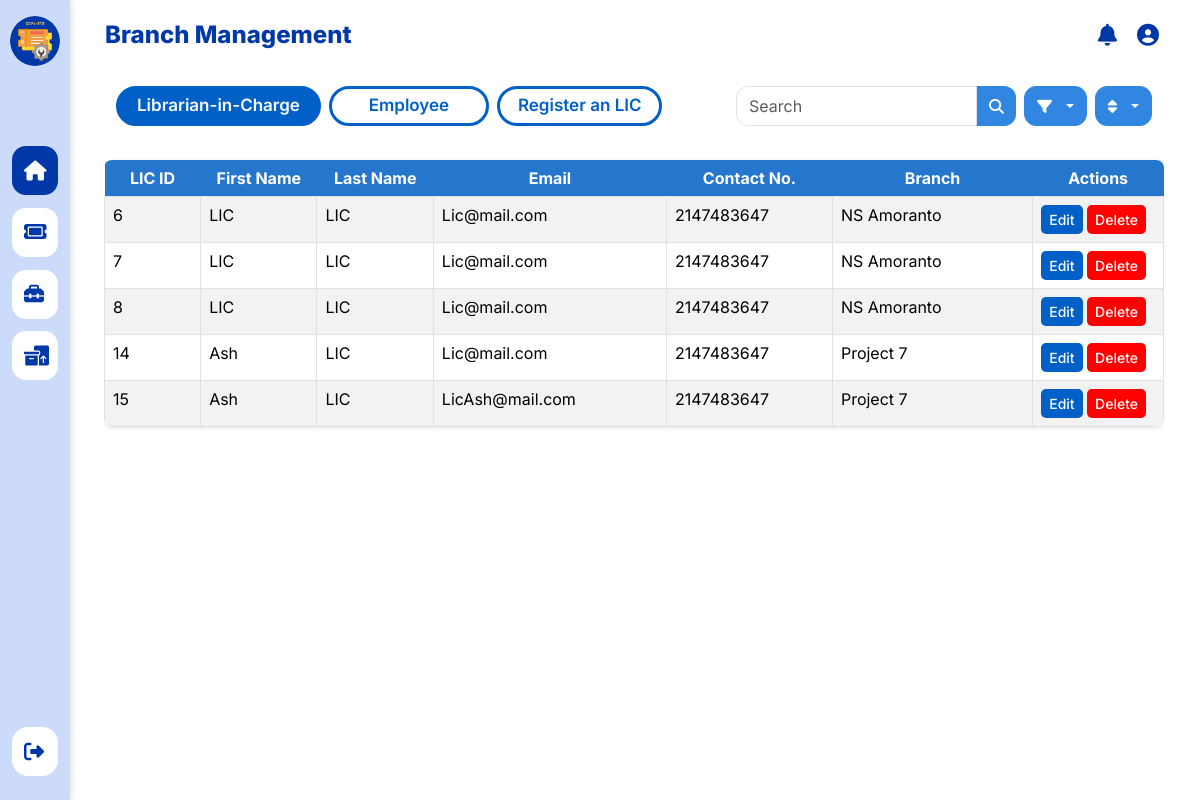
Page /admin/adminBranchMgmt.php on the earlier database version.
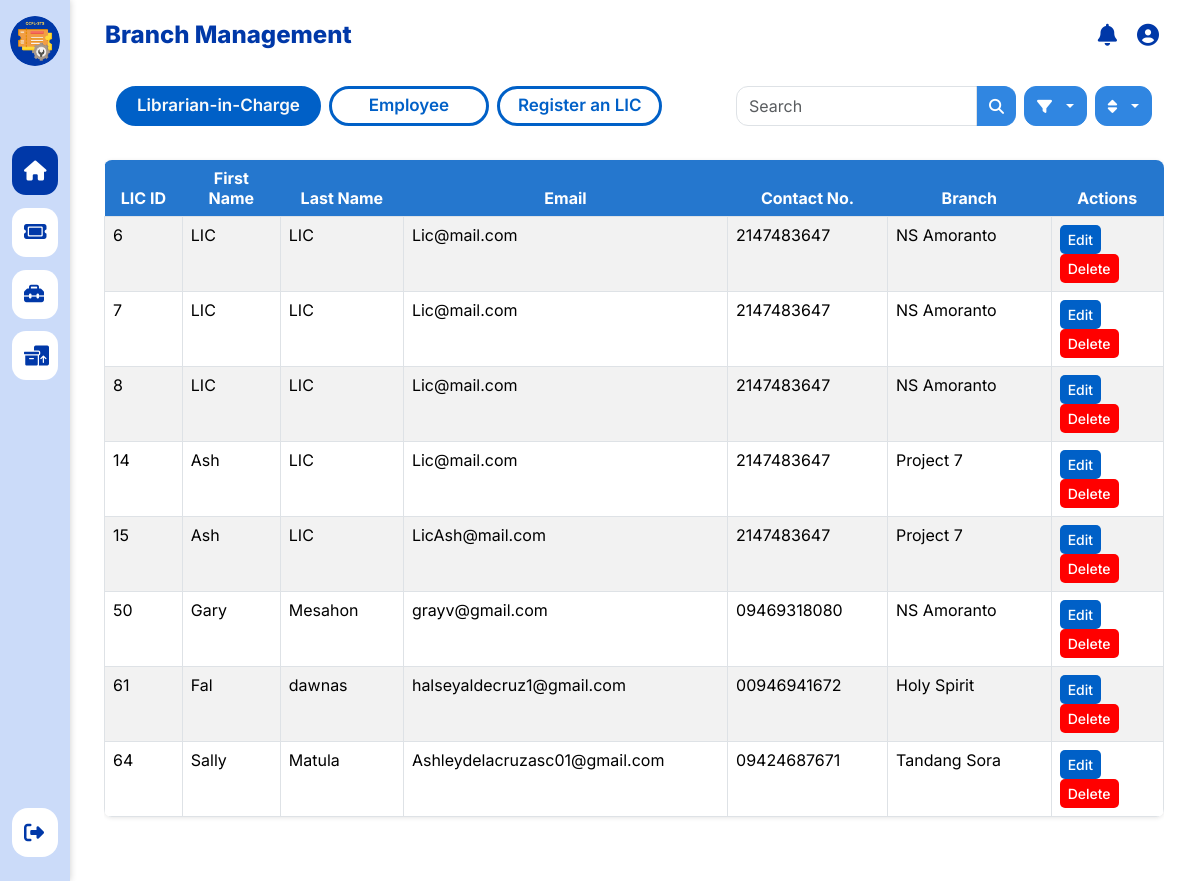
Same page on the later database version.
### tables this page shows
CREATE TABLE `t_users` (
  `UserId` int(11) NOT NULL,
  `FirstName` varchar(30) NOT NULL,
  `LastName` varchar(45) NOT NULL,
  `Email` varchar(70) NOT NULL,
  `Contactno` varchar(11) DEFAULT NULL,
  `DistrictId` int(11) NOT NULL,
  `BranchId` int(11) NOT NULL,
  `Password` varchar(255) DEFAULT NULL,
  `RoleId` int(11) NOT NULL
);

CREATE TABLE `t_branch` (
  `BranchId` int(11) NOT NULL,
  `BranchName` varchar(50) NOT NULL,
  `DistrictId` int(11) NOT NULL,
  `Location` varchar(200) DEFAULT NULL
);

### admin/adminBranchMgmt.php (the view, shortened to what this page needs)
<?php
include '../Includes/config.php';
$sql = "SELECT * FROM t_users
        JOIN t_roles ON t_users.RoleId = t_roles.RoleId
        JOIN t_branch ON t_users.BranchId = t_branch.BranchId
        WHERE t_users.RoleId = 2";
$stmt = $conn->prepare($sql);
$stmt->execute();
$users = $stmt->fetchAll(PDO::FETCH_ASSOC);
?>
<!DOCTYPE html>
<html lang="en">
<head>
    <link rel ="stylesheet" href="../asset/css/sidebar.css">
    <link rel ="stylesheet" href="../asset/css/admin-branch-mgmt.css">
    <link rel ="stylesheet" href="../asset/css/pagination.css">
    <link href="https://cdn.jsdelivr.net/npm/bootstrap@5.3.3/dist/css/bootstrap.min.css" rel="stylesheet">
    <link rel="stylesheet" href="https://cdnjs.cloudflare.com/ajax/libs/font-awesome/6.5.1/css/all.min.css">
</head>
<body>
<div class="layout-container d-flex">
        <?php include '../admin/inc/sidebar.php'; ?>
        <div class="main-wrapper w-100" style="margin-left: 80px; margin-top: 30px;">
            <main class="px-4 py-5">
            <div class="col-12">
            <div class="container-fluid branchmgmt-nav">
                <div class="d-flex flex-wrap align-items-center justify-content-between gap-2 mt-2">
                    <div class="d-flex flex-wrap gap-2">
                        <div class="div-mods active" onclick="window.location.href='adminBranchMgmt.php'">
                            <span class="mods">Librarian-in-Charge</span>
                        </div>
                        <div class="div-mods inactive" onclick="window.location.href='adminEmployeeList.php'">
                            <span class="mods">Employee</span>
                        </div>
                        <div class="div-mods inactive" data-bs-toggle="modal" data-bs-target="#registerLICModal">
                        <span class="mods">Register an LIC</span>
                        </div>
                    </div>
                    <div class="d-flex flex-wrap flex-lg-nowrap align-items-center gap-2">
                        <div class="input-group" style="max-width: 280px;">
                        <input type="text" id="searchInput" class="form-control" placeholder="Search" aria-label="Search" aria-describedby="search-icon">
                            <span class="input-group-text control-btn"><i class="fa fa-search"></i></span>
                        </div>
                        <div class="dropdown">
                            <button class="btn btn-outline-secondary dropdown-toggle control-btn" type="button" data-bs-toggle="dropdown">
                            <i class="fa fa-filter me-1"></i>
                            </button>
                        </div>
                        <div class="dropdown">
                            <button class="btn btn-outline-secondary dropdown-toggle control-btn" type="button" data-bs-toggle="dropdown">
                                <i class="fa fa-sort me-1"></i>
                            </button>
                        </div>
                    </div>
                </div>
            </div>
            <div class="row no-gutters mt-4">
                <div class="col-12">
                    <div class="table-responsive">
                        <table id="licTable" class="table table-striped table-hover" id="tblLIC">
                            <thead class="thead-dark">
                                <tr>
                                    <th style="width:2%">LIC ID</th>
                                    <th style="width:2%">First Name</th>
                                    <th style="width:2%">Last Name</th>
                                    <th style="width:3%">Email</th>
                                    <th style="width:2%">Contact No.</th>
                                    <th style="width:4%">Branch</th>
                                    <th style="width:2%">Actions</th>
                                </tr>
                            </thead>
                            <tbody>
                                <?php foreach ($users as $user) : ?>
                                    <tr>
                                        <td><?php echo $user['UserId']; ?></td>
                                        <td><?php echo $user['FirstName']; ?></td>
                                        <td><?php echo $user['LastName']; ?></td>
                                        <td><?php echo $user['Email']; ?></td>
                                        <td><?php echo $user['Contactno']; ?></td>
                                        <td><?php echo $user['BranchName']; ?></td>
                                        <td>
                                        <button class="btn btn-edit btn-sm" onclick="openEditModal2(<?php echo $user['UserId']; ?>)">Edit</button>
                                        <button class="btn btn-danger btn-sm" onclick="openDeleteModal(<?php echo $user['UserId']; ?>)">Delete</button>
                                        </td>
                                    </tr>
                                <?php endforeach; ?>
                            </tbody>
                        </table>
                    </div>
                </div>
            </div>
        </div>
        </main>
    </div>
    <?php include '../modals/adminRegisterLIC.php'; ?>
    <?php include '../modals/adminDeleteLIC.php'; ?>
</body>
</html>

### admin/inc/sidebar.php (shortened to what this page needs)
<?php
$roleId = $_SESSION['RoleId'];
?>
<div class="layout-container d-flex">
    <div class="header d-flex justify-content-between align-items-center">
        <h3 class="mt-0" id="page-title"></h3>
        <div class="header-right d-flex align-items-center">
            <div class="notification-icon">
                <i class="fa-solid fa-bell"></i>
            </div>
            <div class="profile-icon">
                <i class="fa-solid fa-user-circle"></i>
            </div>
        </div>
    </div>
    <div class="layout-container d-flex">
        <div id="sidebar" class="sidebar d-flex flex-column">
            <div class="sidebar-header text-center py-3">
                <img src="../asset/img/qcpl-sts-logo.png" alt="QCPL STS Logo" class="logo-img">
            </div>
            <div class="sidebar-menu flex-grow-1">
                <ul class="sidebar-nav p-0">
                    <?php if ($roleId == 1): ?>
                        <li class="sidebar-item default">
                            <a href="../admin/admindashboard.php">
                                <span class="icon"><i class="fa fa-house"></i></span>
                                <span class="text">Dashboard</span>
                            </a>
                        </li>
                        <li class="sidebar-item">
                            <a href="../admin/adminTicketMgmt.php">
                                <span class="icon"><i class="fa fa-ticket"></i></span>
                                <span class="text">Tickets</span>
                            </a>
                        </li>
                        <li class="sidebar-item">
                            <a href="../admin/adminAssetMgmt.php">
                                <span class="icon"><i class="fa fa-toolbox"></i></span>
                                <span class="text">Assets</span>
                            </a>
                        </li>
                        <li class="sidebar-item">
                            <a href="../admin/adminStaffMgmt.php">
                                <span class="icon"><i class="fa fa-id-card-clip"></i></span>
                                <span class="text">IT Staff</span>
                            </a>
                        </li>
                        <li class="sidebar-item">
                            <a href="../admin/adminBranchMgmt.php">
                                <span class="icon"><i class="fa fa-book-open"></i></span>
                                <span class="text">Branches</span>
                            </a>
                        </li>
                        <li class="sidebar-item">
                            <a href="../auth/activityLogs.php">
                                <span class="icon"><i class="fa-solid fa-boxes-packing"></i></span>
                                <span class="text">History</span>
                            </a>
                        </li>
                    <?php else: ?>
                        <li class="sidebar-item default">
                            <a href="../employee/home.php">
                                <span class="icon"><i class="fa fa-house"></i></span>
                            </a>
                        </li>
                        <li class="sidebar-item">
                            <a href="../employee/empticketMgmt.php">
                                <span class="icon"><i class="fa fa-ticket"></i></span>
                            </a>
                        </li>
                        <li class="sidebar-item">
                            <a href="../employee/empAssetMgmt.php">
                                <span class="icon"><i class="fa fa-toolbox"></i></span>
                            </a>
                        </li>
                        <li class="sidebar-item">
                            <a href="../auth/activityLogs.php">
                                <span class="icon"><i class="fa-solid fa-boxes-packing"></i></span>
                            </a>
                        </li>
                    <?php endif; ?>
                </ul>
            </div>
            <div class="sidebar-logout">
                <ul class="sidebar-nav p-0">
                    <li class="sidebar-item">
                        <a href="../auth/logout.php">
                            <span class="icon"><i class="fa-solid fa-right-from-bracket"></i></span>
                        </a>
                    </li>
                </ul>
            </div>
        </div>
    </div>
</div>

### modals/adminRegisterLIC.php (shortened to what this page needs)
<link rel="stylesheet" href="../asset/css/modals.css">
        </div>

### modals/adminDeleteLIC.php (shortened to what this page needs)
<link rel="stylesheet" href="../asset/css/modals.css">
<link rel="stylesheet" href="https://cdnjs.cloudflare.com/ajax/libs/font-awesome/6.5.1/css/all.min.css">

### asset/css/sidebar.css (style rules this page uses)
* { box-sizing: border-box; font-family: 'Inter', sans-serif; margin: 0; padding: 0; }
.layout-container { height: 100vh; background-color: white; }
.header { position: fixed; top: 0; left: 85px; right: 0px; height: 70px; background-color: white; z-index: 998; padding: 0 20px; display: flex; align-items: center; justify-content: space-between; transition: left 0.3s ease; }
.header h3 { font-size: 24px; font-weight: 800; color: #0038a8; margin: 0; }
.header-right { display: flex; align-items: center; gap: 20px; margin-right: 21px; }
.header-right i { font-size: 22px; color: #0038a8; cursor: pointer; }
#sidebar { position: fixed; top: 0; left: 0; height: 100%; width: 70px; background: #cbdbf9; overflow: hidden; transition: width 0.3s ease; display: flex; flex-direction: column; justify-content: space-between; z-index: 999; box-shadow: 0 0 7px rgba(0, 0, 0, 0.2); }
.sidebar-header { display: flex; flex-direction: column; align-items: center; padding: 1.5rem 0 0rem; }
.logo-img { width: 50px; height: 50px; border-radius: 50%; }
.sidebar-menu { flex-grow: 1; padding-top: 1rem; }
.sidebar-nav { list-style: none; padding: 0; margin: 0; }
.sidebar-item { margin: 8px 12px; border-radius: 14px; background: white; transition: background-color 0.3s ease; margin-bottom: 0.8rem; }
.sidebar-item a { display: flex; align-items: center; padding: 12px; text-decoration: none; color: #0038a8; font-weight: 600; gap: 12px; }
.sidebar-item .icon { display: flex; align-items: center; justify-content: center; width: 35px; height: 25px; font-size: 20px; }
.sidebar-item.active { background-color: #0038a8; }
.sidebar-item.active a, .sidebar-item.active .icon { color: white; }
.sidebar-logout { padding-bottom: 1rem; background-color: #cbdbf9; }
.sidebar-logout .sidebar-item { margin-top: auto; margin: 8px 12px; border-radius: 16px; background: white; }
.sidebar-logout .sidebar-item a { display: flex; align-items: center; padding: 12px; gap: 12px; font-weight: 600; color: #0038a8; }

### asset/css/admin-branch-mgmt.css (style rules this page uses)
* { box-sizing: border-box; font-family: 'Inter', sans-serif; margin: 0; padding: 0; }
body { background-color: #f3f2f7; overflow-x: hidden; }
main { margin-right: 12px; }
.branchmgmt-nav { margin: auto; text-align: center; }
.branchmgmt-nav .div-mods { border: 3px solid #0060c7; border-radius: 50px; font-weight: 600; display: flex; align-items: center; justify-content: center; padding: 6px 18px; height: 40px; font-size: 17px; min-width: 160px; max-width: 220px; white-space: nowrap; cursor: pointer; transition: background-color 0.2s ease; }
.mods { text-decoration: none; color: #0060c7; }
.div-mods.active { background-color: #0060c7; }
.div-mods.active .mods { color: #fafafa; }
.div-mods.inactive { background-color: white; }
.input-group-text.control-btn { border-top-right-radius: 12px !important; border-bottom-right-radius: 12px !important; border-top-left-radius: 0 !important; border-bottom-left-radius: 0 !important; border-right: none !important; background-color: #3086e1 !important; color: white !important; }
.form-control { border-top-right-radius: 0 !important; border-bottom-right-radius: 0 !important; border-top-left-radius: 12px !important; border-bottom-left-radius: 12px !important; height: 40px; }
.control-btn { border-radius: 12px !important; height: 40px !important; display: flex !important; align-items: center !important; gap: 6px !important; background-color: #3086e1 !important; border-color: #3086e1 !important; color: white !important; transition: all 0.2s ease !important; padding: 6px 12px !important; font-size: 15px !important; white-space: nowrap; }
.table { width: 100%; margin-top: 10px; border-collapse: collapse; border-radius: 8px; overflow: hidden; box-shadow: 0 1px 4px rgba(0,0,0,0.1); }
.table td { padding: 8px; text-align: left; border: 1px solid #dee2e6; }
.table thead th { background-color: #2577ce; color: white; text-align: center; }
.btn-edit, .btn-danger { border-radius: 5px !important; color: white !important; font-weight: 500 !important; border: none !important; }
.btn-edit { background-color: #0060c7 !important; }
.btn-danger { background-color: #ff0000 !important;; }

### asset/css/modals.css (style rules this page uses)
* { box-sizing: border-box; font-family: 'Inter', sans-serif; margin: 0; padding: 0; }

Differences in the rows shown:
added t_users: UserId "50", FirstName "Gary", LastName "Mesahon", Email "grayv@gmail.com", Contactno "09469318080", BranchId.BranchName "NS Amoranto"
added t_users: UserId "61", FirstName "Fal", LastName "dawnas", Email "halseyaldecruz1@gmail.com", Contactno "00946941672", BranchId.BranchName "Holy Spirit"
added t_users: UserId "64", FirstName "Sally", LastName "Matula", Email "Ashleydelacruzasc01@gmail.com", Contactno "09424687671", BranchId.BranchName "Tandang Sora"
